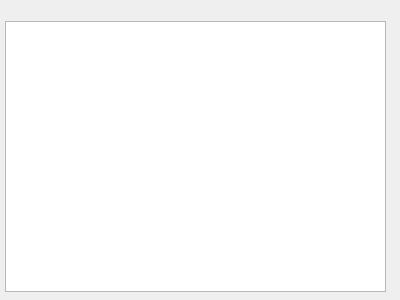
<?xml version="1.0" encoding="UTF-8"?>
<ui version="4.0">
 <class>Dialog</class>
 <widget class="QDialog" name="Dialog">
  <property name="geometry">
   <rect>
    <x>0</x>
    <y>0</y>
    <width>400</width>
    <height>300</height>
   </rect>
  </property>
  <property name="windowTitle">
   <string>Dialog</string>
  </property>
  <widget class="QListView" name="list_maskedPoints">
   <property name="geometry">
    <rect>
     <x>5</x>
     <y>21</y>
     <width>381</width>
     <height>271</height>
    </rect>
   </property>
  </widget>
 </widget>
 <resources/>
 <connections/>
</ui>
